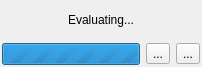
<?xml version="1.0" encoding="UTF-8"?>
<ui version="4.0">
 <class>OPWidget</class>
 <widget class="QWidget" name="OPWidget">
  <property name="geometry">
   <rect>
    <x>0</x>
    <y>0</y>
    <width>202</width>
    <height>67</height>
   </rect>
  </property>
  <property name="windowTitle">
   <string>Form</string>
  </property>
  <layout class="QGridLayout" name="gridLayout">
   <property name="leftMargin">
    <number>2</number>
   </property>
   <property name="topMargin">
    <number>2</number>
   </property>
   <property name="rightMargin">
    <number>2</number>
   </property>
   <property name="bottomMargin">
    <number>2</number>
   </property>
   <item row="1" column="0">
    <widget class="QProgressBar" name="progressBar">
     <property name="maximum">
      <number>0</number>
     </property>
     <property name="value">
      <number>-1</number>
     </property>
    </widget>
   </item>
   <item row="1" column="1">
    <layout class="QHBoxLayout" name="horizontalLayout">
     <item>
      <widget class="QToolButton" name="tool_showerrors">
       <property name="text">
        <string>...</string>
       </property>
      </widget>
     </item>
     <item>
      <widget class="QToolButton" name="tool_close">
       <property name="text">
        <string>...</string>
       </property>
      </widget>
     </item>
    </layout>
   </item>
   <item row="0" column="0" colspan="2">
    <widget class="QLabel" name="label">
     <property name="text">
      <string>Evaluating...</string>
     </property>
     <property name="alignment">
      <set>Qt::AlignCenter</set>
     </property>
    </widget>
   </item>
  </layout>
 </widget>
 <resources/>
 <connections/>
</ui>
